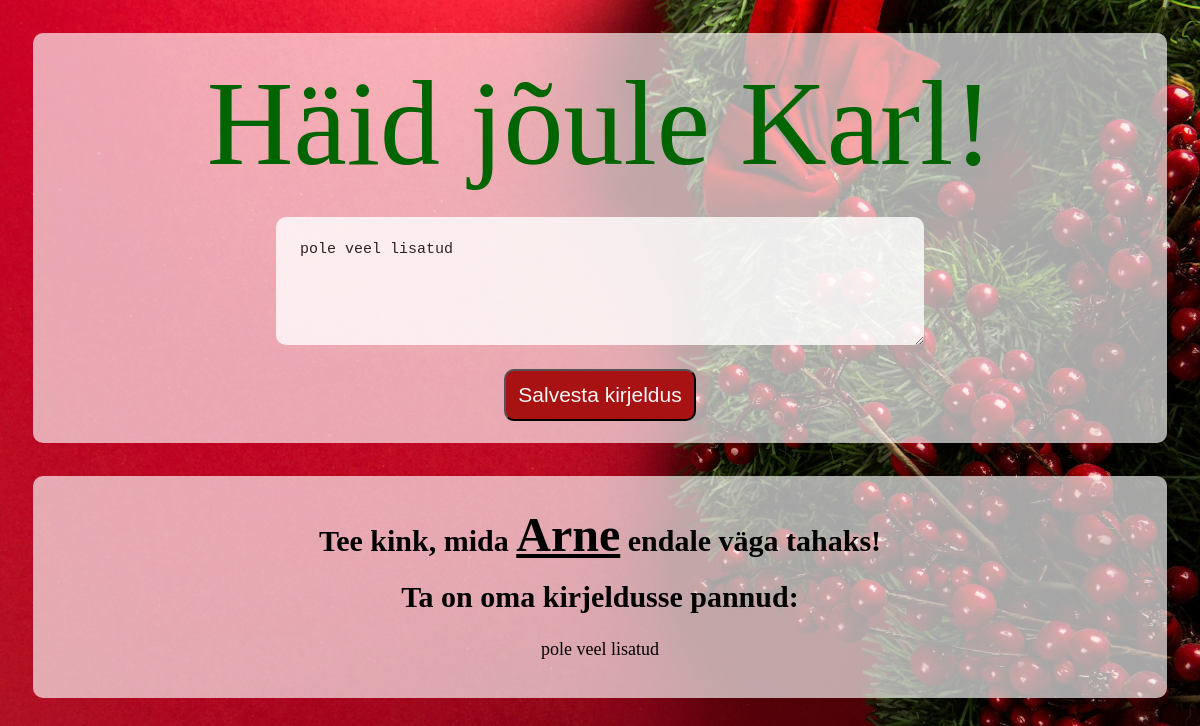
The app's page /2e5ecf0e-e354, older data.
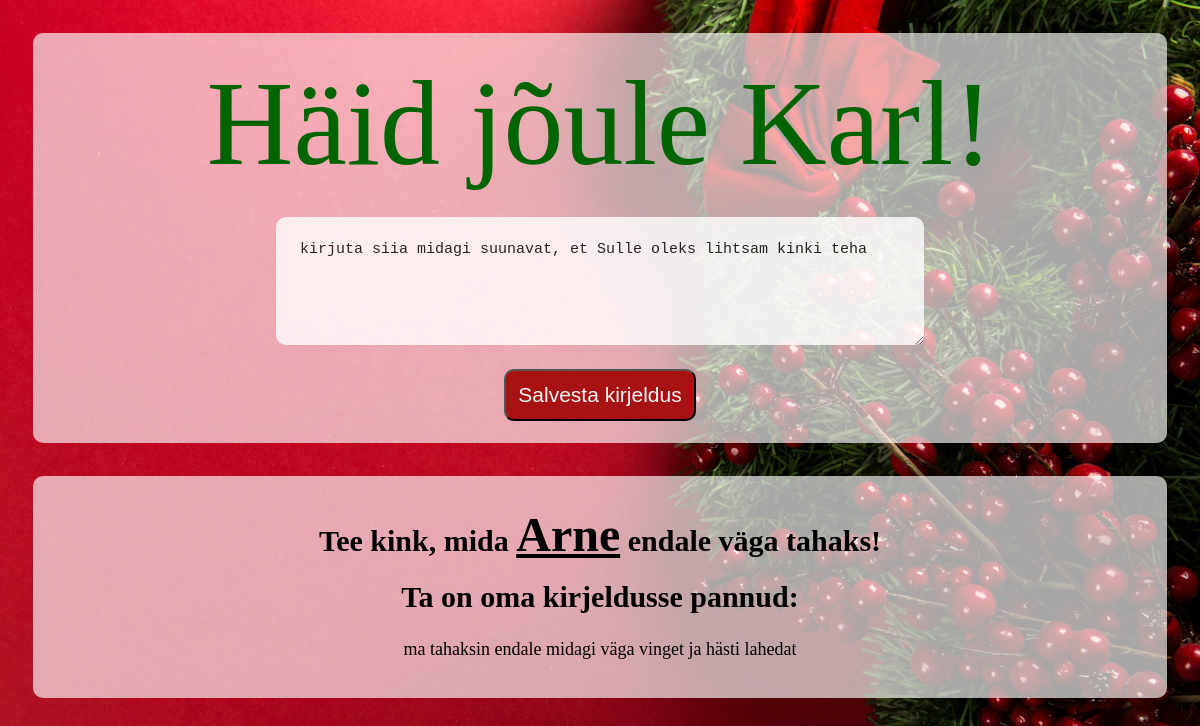
The same page, newer data.
### models.py (models this page shows)
class UserView (db.Model):
    id = db.Column(db.String(13), primary_key=True, default=gen_short_uuid)
    user = db.Column(db.String(MAX_NAME_LENGTH))
    user_description = db.Column(db.String(100), default="kirjuta siia midagi suunavat, et Sulle oleks lihtsam kinki teha")
    target_id = db.Column(db.String(13), db.ForeignKey('user_view.id'))
    target = db.relationship('UserView',
                           uselist=False,
                           remote_side=[id],
                           foreign_keys=[target_id])

### main.py (the view)
@app.route("/<user_id>", methods=['GET', 'POST'])
def user_route(user_id):
    user = db.session.query(UserView).filter_by(id=user_id).first()
    if not user:
        abort(404)
    if request.method == "POST":
        text = request.form.get("description")
        update_own_description(user, text)
    return render_template("user.html", user=user)

### templates/user.html (shortened to what this page needs)
<!DOCTYPE html>
<html lang="en">
<head>
    <link rel="stylesheet" href="{{ url_for('static', filename='/main.css') }}">
</head>
<body>
    <div class="user">
        <h1 class="christmasy"> Häid jõule {{ user.user }}!</h1>
        <form method="POST" class="user">
            <textarea name="description">{{ user.user_description }}</textarea>
            <button type="submit">Salvesta kirjeldus</button>
        </form>
    </div>
    <div class="user">
        <h2>Tee kink, mida <span class="target">{{ user.target.user }}</span> endale väga tahaks!</h2>
        <h2>Ta on oma kirjeldusse pannud:</h2>
        <p>{{ user.target.user_description }}</p>
    </div>
</body>
</html>

### static/main.css (style rules this page uses)
* { padding: 0; margin: 0; }
body { background-image: url('/static/christmas.jpg'); background-position: center; background-repeat: no-repeat; background-size: cover; background-attachment: fixed; min-height: 100vh; background-color: #910707; }
div { background-color: rgba(255, 255, 255, 0.65); padding: max(2.75vh, 1.75vw); margin: max(2.75vh, 2.75vw); border-radius: 10px; max-height: max(50vh, 40vw); }
.christmasy { font-family: ChristmasFont; font-weight: 400; font-size: max(8vh, 10vw); color: darkgreen; text-align: center; }
.user { display: flex; flex-wrap: wrap; justify-content: space-between; align-items: center; flex-direction: column; }
form { min-width: 55vw; max-width: 75vw; }
textarea { margin: 2vw; padding: 2vw; border: none; border-radius: 10px; transition: all 0.3s ease; opacity: 0.8; font-size: max(1.75vh, 1.25vw); min-width: 50vw; max-width: 75vw; min-height: 10vh; max-height: 15vh; }
button { padding: 1vw; border-radius: 10px; background-color: #a91212; color: whitesmoke; font-size: max(2vh, 1.75vw); max-width: 20vw; transition: all 0.3s ease; }
.target { font-size: max(3vh, 4vw); text-decoration: underline; }
h2 { font-size: max(2.5vh, 2.5vw); text-align: center; margin: max(0.75vh, 0.75vw); }
p { font-size: max(2vh, 1.5vw); text-align: center; overflow-wrap: break-word; word-wrap: break-word; hyphens: auto; max-width: 75vw; margin: 0 auto; padding: 1rem; white-space: pre-wrap; }

Row changes from the older to the newer data that the page shows:
changed UserView "Karl": description "pole veel lisatud" → "kirjuta siia midagi suunavat, et Sulle oleks lihtsam kinki teha"
changed UserView "Arne": target.user_description "pole veel lisatud" → "ma tahaksin endale midagi väga vinget ja hästi lahedat"
